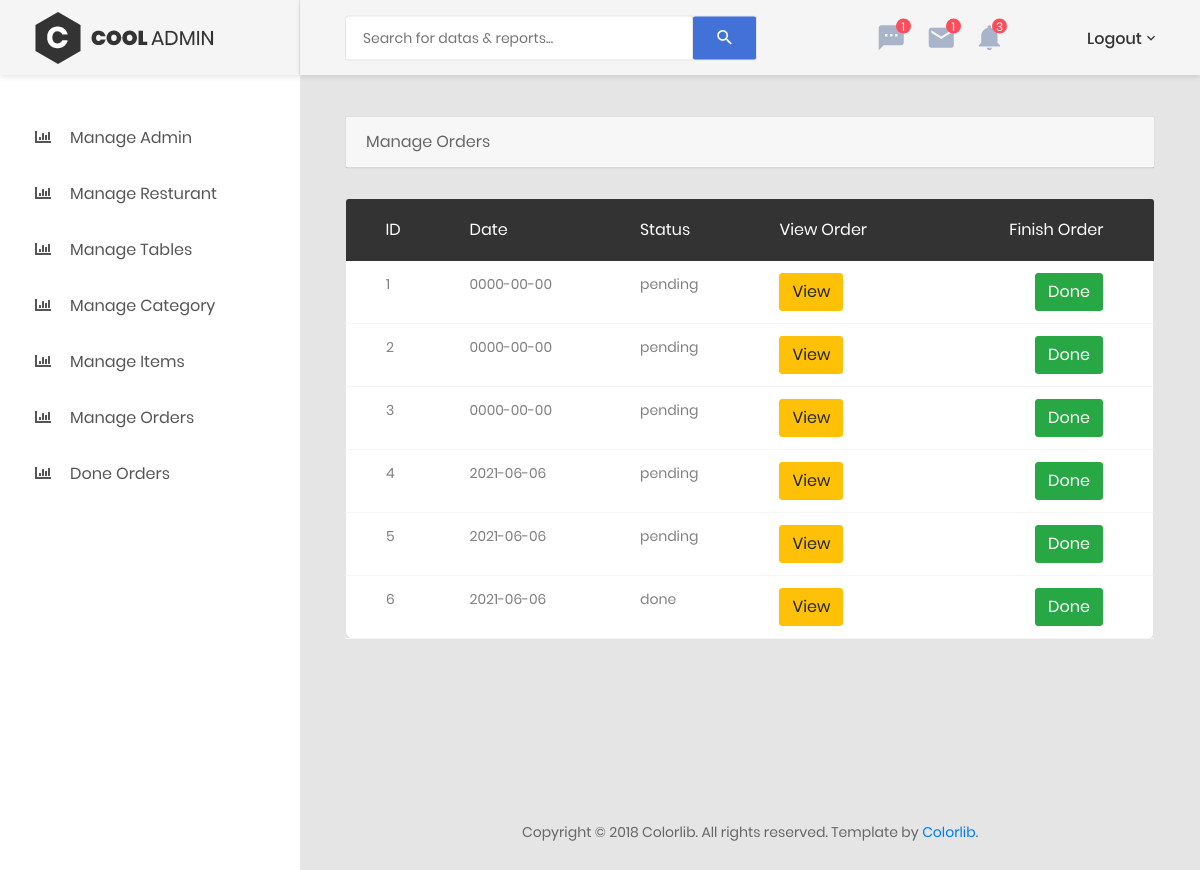
Before: /admin/manage_orders.php (signed in) with the older database file.
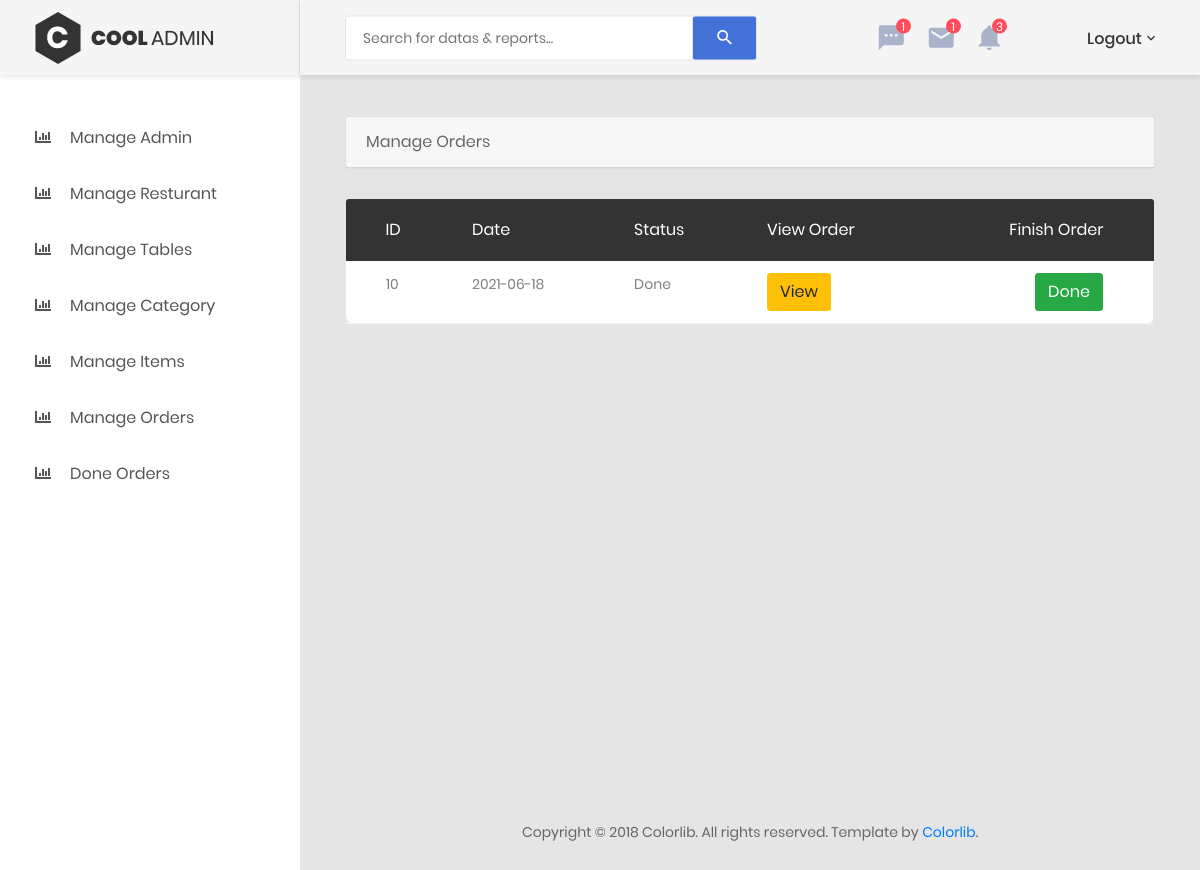
After: the same page with the newer database file.
### tables this page shows
CREATE TABLE `orders` (
  `order_id` int(3) NOT NULL,
  `order_date` date NOT NULL,
  `rest_id` int(3) NOT NULL,
  `table_id` int(3) NOT NULL DEFAULT 1,
  `order_status` varchar(10) NOT NULL DEFAULT 'pending'
);

### admin/manage_orders.php (the view)
<?php
include('includes/connection.php');
?>
<?php include('includes/admin_header.php'); ?>
<div class="main-content">
    <div class="section__content section__content--p30">
        <div class="container-fluid">
            <div class="row">
                <div class="col-lg-12">
                    <div class="card">
                        <div class="card-header">Manage Orders
                        </div>
                    </div>
                </div>
            </div>
        </div>
        <div class="col-md-12">
            <div class="table-responsive m-b-40">
                <table class="table table-borderless table-data3">
                    <thead>
                        <tr>
                            <th>ID</th>
                            <th>Date</th>
                            <th>Status</th>
                            <th>View Order</th>
                            <th>Finish Order</th>
                        </tr>
                    </thead>
                    <tbody>
                      <?php
                      $query        = "select * from orders where rest_id = {$_SESSION['admin_id']}";
                      $result       = mysqli_query($conn,$query);
                      while($row    = mysqli_fetch_assoc($result)){
                        echo "<tr>";
                        echo "<td>{$row['order_id']}</td>";
                        echo "<td>{$row['order_date']}</td>";
                        echo "<td>{$row['order_status']}</td>";
                        echo "<td><a href='view_order.php?order_id={$row['order_id']}' class='btn btn-warning'>View</a></td>";
                        echo "<td><a href='done_order.php?order_id={$row['order_id']}' class='btn btn-success'>Done</a></td>";
                        echo "</tr>";
                    }
                    ?>
                </tbody>
            </table>
        </div>
    </div>
</div>
</div>
<?php include('includes/admin_footer.php'); ?>

### admin/includes/admin_header.php (shortened to what this page needs)
<!DOCTYPE html>
<html lang="en">
<head>
    <link href="css/font-face.css" rel="stylesheet" media="all">
    <link href="vendor/font-awesome-4.7/css/font-awesome.min.css" rel="stylesheet" media="all">
    <link href="vendor/font-awesome-5/css/fontawesome-all.min.css" rel="stylesheet" media="all">
    <link href="vendor/mdi-font/css/material-design-iconic-font.min.css" rel="stylesheet" media="all">
    <link href="vendor/bootstrap-4.1/bootstrap.min.css" rel="stylesheet" media="all">
    <link href="vendor/animsition/animsition.min.css" rel="stylesheet" media="all">
    <link href="vendor/bootstrap-progressbar/bootstrap-progressbar-3.3.4.min.css" rel="stylesheet" media="all">
    <link href="vendor/wow/animate.css" rel="stylesheet" media="all">
    <link href="vendor/css-hamburgers/hamburgers.min.css" rel="stylesheet" media="all">
    <link href="vendor/slick/slick.css" rel="stylesheet" media="all">
    <link href="vendor/select2/select2.min.css" rel="stylesheet" media="all">
    <link href="vendor/perfect-scrollbar/perfect-scrollbar.css" rel="stylesheet" media="all">
    <link href="css/theme.css" rel="stylesheet" media="all">
</head>
<body class="animsition">
    <div class="page-wrapper">
        <aside class="menu-sidebar d-none d-lg-block">
            <div class="logo">
                <a href="#">
                    <img src="images/icon/logo.png" alt="Cool Admin" />
                </a>
            </div>
            <div class="menu-sidebar__content js-scrollbar1">
                <nav class="navbar-sidebar">
                    <ul class="list-unstyled navbar__list">
                        <?php if(isset($_SESSION['kitchen'])){ ?>
                            <li>
                            <a href="manage_kitchen_order.php">
                                <i class="fas fa-chart-bar"></i>Manage Kitchen Orders</a>
                        </li>
                        <?php
                        }
                        else{
                        ?>
                        <?php if(isset($_SESSION['admin_type']) == 'admin'){ ?>
                        <li>
                            <a href="manage_admin.php">
                                <i class="fas fa-chart-bar"></i>Manage Admin</a>
                        </li>
                        <li>
                            <a href="manage_resturant.php">
                                <i class="fas fa-chart-bar"></i>Manage Resturant</a>
                        </li>
                    <?php } ?>
                        <li>
                            <a href="manage_tables.php">
                                <i class="fas fa-chart-bar"></i>Manage Tables</a>
                        </li>
                         <li>
                            <a href="manage_category.php">
                                <i class="fas fa-chart-bar"></i>Manage Category</a>
                        </li>
                        <li>
                            <a href="manage_items.php">
                                <i class="fas fa-chart-bar"></i>Manage Items</a>
                        </li>
                        <li>
                            <a href="manage_orders.php">
                                <i class="fas fa-chart-bar"></i>Manage Orders</a>
                        </li>
                         <li>
                            <a href="done_orders.php">
                                <i class="fas fa-chart-bar"></i>Done Orders</a>
                        </li>
                    <?php } ?>
                    </ul>
                </nav>
            </div>
        </aside>
        <div class="page-container">
            <header class="header-desktop">
                <div class="section__content section__content--p30">
                    <div class="container-fluid">
                        <div class="header-wrap">
                            <form class="form-header" action="" method="POST">
                                <input class="au-input au-input--xl" type="text" name="search" placeholder="Search for datas &amp; reports..." />
                                <button class="au-btn--submit" type="submit">
                                    <i class="zmdi zmdi-search"></i>
                                </button>
                            </form>
                            <div class="header-button">
                                <div class="noti-wrap">
                                    <div class="noti__item js-item-menu">
                                        <i class="zmdi zmdi-comment-more"></i>
                                        <span class="quantity">1</span>
                                    </div>
                                    <div class="noti__item js-item-menu">
                                        <i class="zmdi zmdi-email"></i>
                                        <span class="quantity">1</span>
                                    </div>
                                    <div class="noti__item js-item-menu">
                                        <i class="zmdi zmdi-notifications"></i>
                                        <span class="quantity">3</span>
                                    </div>
                                </div>
                                <div class="account-wrap">
                                    <div class="account-item clearfix js-item-menu">
                                        <div class="image">
                                        </div>
                                        <div class="content">
                                            <a class="js-acc-btn" href="#">Logout</a>
                                        </div>
                                    </div>
                                </div>
                            </div>
                        </div>
                    </div>
                </div>
            </header>

### admin/includes/admin_footer.php (shortened to what this page needs)
                <div class="row">
                            <div class="col-md-12">
                                <div class="copyright">
                                    <p>Copyright © 2018 Colorlib. All rights reserved. Template by <a href="https://colorlib.com">Colorlib</a>.</p>
                                </div>
                            </div>
                        </div>
                    </div>
                </div>
</body>
</html>

Changed rows visible on the page:
removed orders: order_id "1", order_date "0000-00-00", order_status "pending"
removed orders: order_id "2", order_date "0000-00-00", order_status "pending"
removed orders: order_id "3", order_date "0000-00-00", order_status "pending"
removed orders: order_id "4", order_date "2021-06-06", order_status "pending"
removed orders: order_id "5", order_date "2021-06-06", order_status "pending"
removed orders: order_id "6", order_date "2021-06-06", order_status "done"
added orders: order_id "10", order_date "2021-06-18", order_status "Done"
